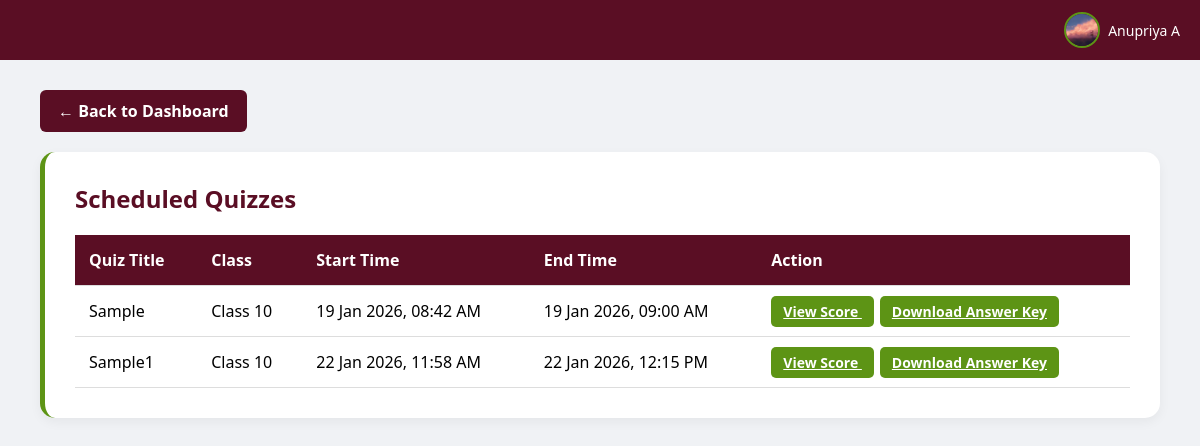
Page /scheduled_quizzes_student.php (signed in) on the committed database.
### tables this page shows
CREATE TABLE `students` (
  `id` int(11) NOT NULL,
  `name` varchar(100) DEFAULT NULL,
  `username` varchar(100) DEFAULT NULL,
  `admission_id` varchar(50) DEFAULT NULL,
  `email` varchar(100) NOT NULL,
  `password` varchar(255) DEFAULT NULL,
  `profile_pic` varchar(255) DEFAULT NULL,
  `created_at` timestamp NOT NULL DEFAULT current_timestamp(),
  `status` enum('active','inactive') DEFAULT 'active',
  `google_id` varchar(50) DEFAULT NULL
);

CREATE TABLE `quizzes` (
  `id` int(11) NOT NULL,
  `teacher_id` int(11) DEFAULT NULL,
  `class_id` int(11) DEFAULT NULL,
  `title` varchar(255) DEFAULT NULL,
  `description` text DEFAULT NULL,
  `start_time` datetime DEFAULT NULL,
  `end_time` datetime DEFAULT NULL,
  `duration` int(11) DEFAULT NULL,
  `pass_marks` int(11) DEFAULT NULL,
  `negative_marks` float DEFAULT 0,
  `quiz_rules` text DEFAULT NULL,
  `status` enum('draft','published') DEFAULT 'draft',
  `created_at` timestamp NOT NULL DEFAULT current_timestamp(),
  `shuffle_questions` enum('yes','no') NOT NULL DEFAULT 'no'
);

CREATE TABLE `classes` (
  `id` int(11) NOT NULL,
  `teacher_id` int(11) DEFAULT NULL,
  `class_name` varchar(100) DEFAULT NULL,
  `status` varchar(20) NOT NULL DEFAULT 'active',
  `created_at` timestamp NOT NULL DEFAULT current_timestamp(),
  `class_code` varchar(50) DEFAULT NULL
);

### scheduled_quizzes_student.php (the view, shortened to what this page needs)
<?php
$conn = mysqli_connect("localhost", "root", "", "QuizLance");
$student_id = $_SESSION['user_id'];
$res = mysqli_query($conn, "SELECT name, profile_pic FROM Students WHERE id=$student_id");
$student = mysqli_fetch_assoc($res);
$student_name = $student['name'];
$profile_pic  = $student['profile_pic'];
$imgSrc = $profile_pic
    ? htmlspecialchars($profile_pic) . '?t=' . time()
    : 'https://via.placeholder.com/85';
$quizzes = mysqli_query(
    $conn,
    "SELECT q.id, q.title, q.start_time, q.end_time, c.class_name
     FROM quizzes q
     JOIN Classes c ON q.class_id = c.id
     JOIN class_students cs ON cs.class_id = c.id
     WHERE cs.student_id = $student_id
     ORDER BY q.start_time ASC"
);
?>
<!DOCTYPE html>
<html lang="en">
<head>
<link rel="stylesheet" href="https://cdnjs.cloudflare.com/ajax/libs/font-awesome/6.0.0/css/all.min.css">
</head>
<body>
<div class="topbar">
    <div class="top-profile" onclick="toggleProfileMenu()">
        <img src="<?= $imgSrc ?>">
        <span><?= htmlspecialchars($student_name) ?></span>
    </div>
</div>
<div class="main-content">
    <a href="student_dashboard.php" style="display: inline-block; background: #5A0E24; color: white; padding: 10px 18px; border-radius: 6px; text-decoration: none; font-weight: bold; margin-bottom: 20px;">← Back to Dashboard</a>
    <div class="card">
        <h2>Scheduled Quizzes</h2>
        <table>
            <tr>
                <th>Quiz Title</th>
                <th>Class</th>
                <th>Start Time</th>
                <th>End Time</th>
                <th>Action</th>
            </tr>
            <?php while ($q = mysqli_fetch_assoc($quizzes)):
            $attemptRes = mysqli_query(
    $conn,
    "SELECT id, status
     FROM quiz_attempts
     WHERE quiz_id={$q['id']}
     AND student_id=$student_id
     LIMIT 1"
);
$attempt = mysqli_fetch_assoc($attemptRes);
                $start = strtotime($q['start_time']);
                $end   = strtotime($q['end_time']);
            ?>
            <tr>
                <td><?= htmlspecialchars($q['title']) ?></td>
                <td><?= htmlspecialchars($q['class_name']) ?></td>
                <td><?= date("d M Y, h:i A", $start) ?></td>
                <td><?= date("d M Y, h:i A", $end) ?></td>
                <td>
<?php
if ($attempt) {
    if ($attempt['status'] === 'submitted') {
        echo '<a href="quiz_result.php?attempt_id='.$attempt['id'].'"
                 class="btn btn-live" style="margin-right:6px;">
                View Score
              </a>';
        echo '<a href="download_answer_key.php?quiz_id='.$q['id'].'"
                 class="btn btn-live">
                Download Answer Key
              </a>';
    } else {
        echo '<a href="attempt_quiz.php?quiz_id='.$q['id'].'" class="btn btn-live">
                Continue
              </a>';
    }
}
?>
</td>
            </tr>
            <?php endwhile; ?>
        </table>
    </div>
</div>
</body>
</html>

### scheduled_quizzes_student.php (style rules this page uses)
* { margin:0;padding:0;box-sizing:border-box;font-family:'Segoe UI',sans-serif; }
body { background:#f0f2f5; }
.topbar { position:fixed;top:0;left:0;width:100%;height:60px; background:#5A0E24;color:white; display:flex;align-items:center; padding:0 20px;z-index:1001; }
.top-profile { margin-left:auto;display:flex;align-items:center; gap:8px;cursor:pointer;position:relative; }
.top-profile img { width:36px;height:36px;border-radius:50%; object-fit:cover;border:2px solid #5d9415; }
.top-profile span { font-size:14px;font-weight:500; }
.main-content { padding:90px 40px 40px; }
.card { background:white;padding:30px;border-radius:15px; box-shadow:0 4px 12px rgba(0,0,0,0.05); border-left:5px solid #5d9415; }
h2 { color:#5A0E24;margin-bottom:20px; }
table { width:100%;border-collapse:collapse; }
th,td { padding:14px;border-bottom:1px solid #ddd;text-align:left; }
th { background:#5A0E24;color:white; }
.btn { padding:6px 12px;border-radius:5px; font-weight:bold;font-size:14px; }
.btn-live { background:#5d9415;color:white; }

### rows in the picture
students: profile_pic (picture), name "Anupriya A"
quizzes: title "Sample", class.class_name "Class 10", start_time "19 Jan 2026, 08:42 AM", end_time "19 Jan 2026, 09:00 AM"
quizzes: title "Sample1", class.class_name "Class 10", start_time "22 Jan 2026, 11:58 AM", end_time "22 Jan 2026, 12:15 PM"
